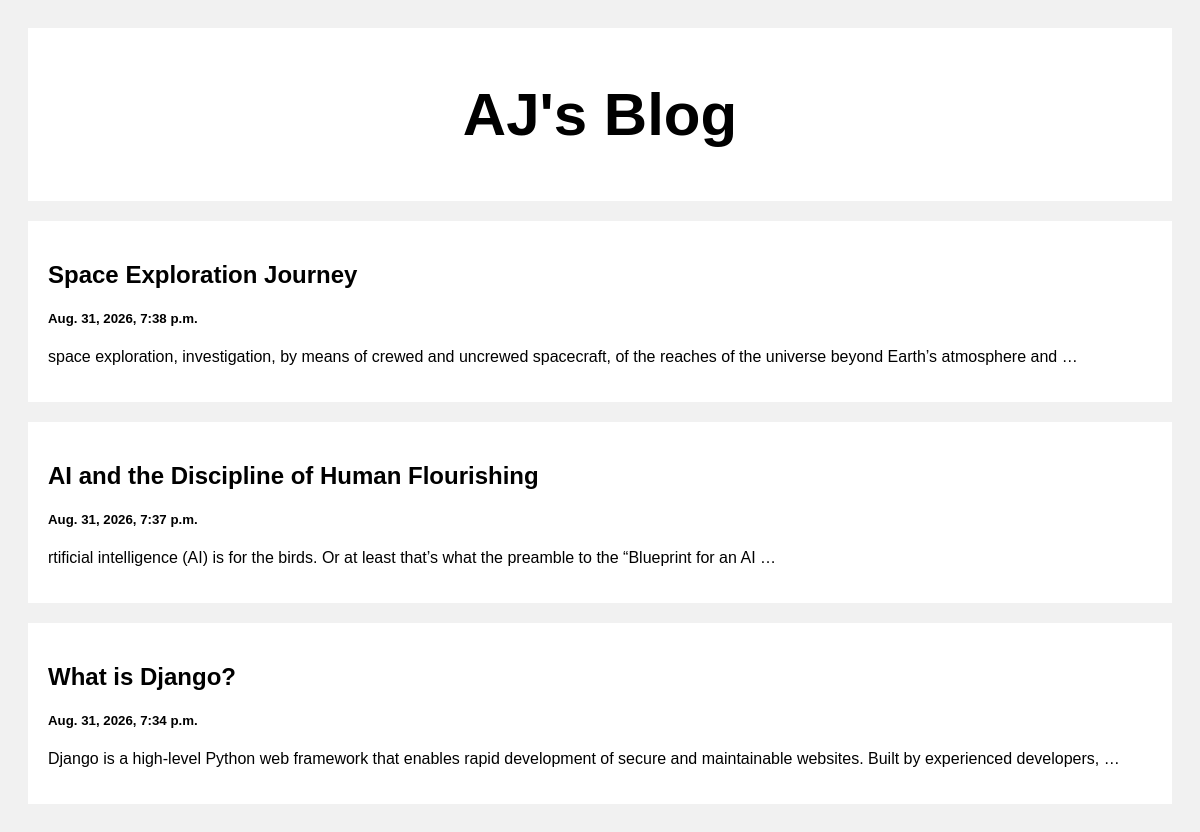
The page / on the database its author committed.
### posts/models.py (models this page shows)
class Post(models.Model):
    title = models.CharField(max_length =100)
    body = models.CharField(max_length = 100000)
    created_at = models.DateTimeField(default=datetime.now, blank =True)

### posts/views.py (the view)
# urls.py: path('', views.index, name='index'),
def index(request):
    posts = Post.objects.all()
    return render(request, 'index.html', {'posts':posts})

### templates/index.html (shortened to what this page needs)
<!DOCTYPE html>
<html>
<head>
</head>
<body>
<div class="header">
  <h2>AJ's Blog</h2>
</div>
<div class="row">
  <div class="leftcolumn">
    {% for post in posts reversed %}
    <div class="card">
      <a style="text-decoration: none; color: black;" href="/post/{{post.id}}">
        <h2>{{post.title}}</h2>
        <h5>{{post.created_at}}</h5>
        <p>{{post.body|truncatewords:20}}</p>
      </a>
    </div>
    {% endfor %}
  </div>
</div>
</body>
</html>

### templates/index.html (style rules this page uses)
* { box-sizing: border-box; }
body { font-family: Arial; padding: 20px; background: #f1f1f1; }
.header { padding: 2px; font-size: 40px; text-align: center; background: white; }
.leftcolumn { float: left; width: 100%; }
.card { background-color: white; padding: 20px; margin-top: 20px; }
.row:after { content: ""; display: table; clear: both; }

### rows shown on the page
Post: title "Space Exploration Journey", created_at "Aug. 31, 2026, 7:38 p.m.", body "space exploration, investigation, by means of crewed and uncrewed spacecraft, of the reaches of the universe beyond Earth’s atmosphere and …"
Post: title "AI and the Discipline of Human Flourishing", created_at "Aug. 31, 2026, 7:37 p.m.", body "rtificial intelligence (AI) is for the birds. Or at least that’s what the preamble to the “Blueprint for an AI …"
Post: title "What is Django?", created_at "Aug. 31, 2026, 7:34 p.m.", body "Django is a high-level Python web framework that enables rapid development of secure and maintainable websites. Built by experienced developers, …"
